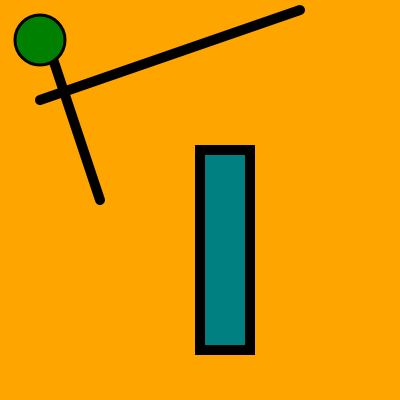
Frame 1 (no input)
Frame 60 (no input): identical to frame 1, image omitted
Frame 120 (the mouse pressed at the canvas centre since frame 60): identical to frame 1, image omitted

The p5.js sketch that drew this single still picture (run headless with seeded random() and noise() and a simulated clock; from frame 60 on, the mouse is pressed at the canvas centre):

// p5.js sketch
// ── sketch.js
function setup() {
  // createCanvas () -- two arguments (width, height)
  createCanvas(400, 400);

}

function draw() {
  //background - setting your background color
  background("orange");
  fill ("red")

  //strokeweight -- thickness
  strokeWeight(10);

  // line - two sets of coordinates
  line(50, 50, 100, 200);

  line(300, 10, 40, 100);

  line(600, 600, 810, 700) 

  fill("teal")
  rect(200, 150, 50, 200);

  strokeWeight(3)
  fill("green")
  circle(40, 40, 50);


}
